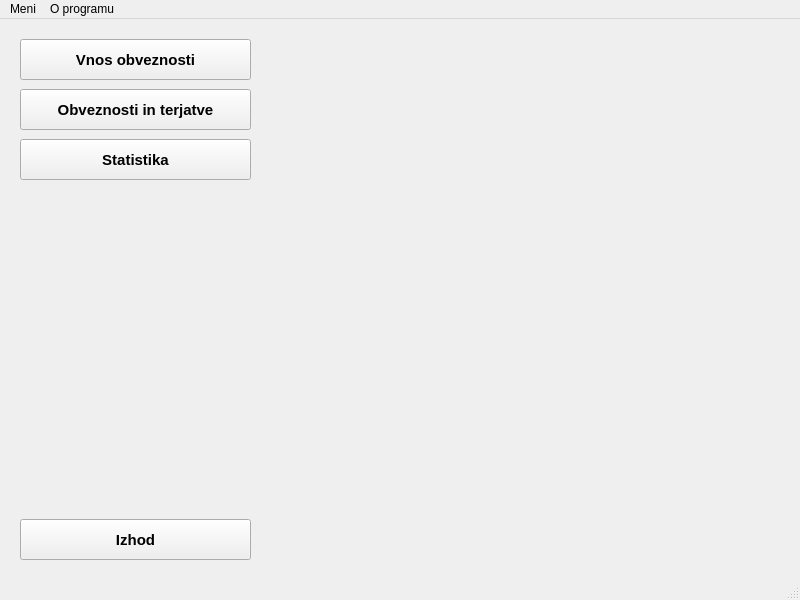
<?xml version="1.0" encoding="UTF-8"?>
<ui version="4.0">
 <class>BudgetMainWindow</class>
 <widget class="QMainWindow" name="BudgetMainWindow">
  <property name="geometry">
   <rect>
    <x>0</x>
    <y>0</y>
    <width>800</width>
    <height>600</height>
   </rect>
  </property>
  <property name="windowTitle">
   <string>BudgetMainWindow</string>
  </property>
  <widget class="QWidget" name="centralwidget">
   <widget class="QPushButton" name="pushButton_vnosObveznosti">
    <property name="geometry">
     <rect>
      <x>20</x>
      <y>20</y>
      <width>231</width>
      <height>41</height>
     </rect>
    </property>
    <property name="font">
     <font>
      <pointsize>11</pointsize>
      <weight>75</weight>
      <bold>true</bold>
     </font>
    </property>
    <property name="text">
     <string>Vnos obveznosti</string>
    </property>
   </widget>
   <widget class="QPushButton" name="pushButton_statistika">
    <property name="geometry">
     <rect>
      <x>20</x>
      <y>120</y>
      <width>231</width>
      <height>41</height>
     </rect>
    </property>
    <property name="font">
     <font>
      <pointsize>11</pointsize>
      <weight>75</weight>
      <bold>true</bold>
     </font>
    </property>
    <property name="text">
     <string>Statistika</string>
    </property>
   </widget>
   <widget class="QPushButton" name="pushButton_obveznostiInTerjatve">
    <property name="geometry">
     <rect>
      <x>20</x>
      <y>70</y>
      <width>231</width>
      <height>41</height>
     </rect>
    </property>
    <property name="font">
     <font>
      <pointsize>11</pointsize>
      <weight>75</weight>
      <bold>true</bold>
     </font>
    </property>
    <property name="text">
     <string>Obveznosti in terjatve</string>
    </property>
   </widget>
   <widget class="QPushButton" name="pushButton_izhod">
    <property name="geometry">
     <rect>
      <x>20</x>
      <y>500</y>
      <width>231</width>
      <height>41</height>
     </rect>
    </property>
    <property name="font">
     <font>
      <pointsize>11</pointsize>
      <weight>75</weight>
      <bold>true</bold>
     </font>
    </property>
    <property name="text">
     <string>Izhod</string>
    </property>
   </widget>
  </widget>
  <widget class="QMenuBar" name="menubar">
   <property name="geometry">
    <rect>
     <x>0</x>
     <y>0</y>
     <width>800</width>
     <height>20</height>
    </rect>
   </property>
   <widget class="QMenu" name="menuMeni">
    <property name="title">
     <string>Meni</string>
    </property>
    <addaction name="actionVnost_obveznosti"/>
    <addaction name="actionObveznosti_in_terjatve"/>
    <addaction name="actionStatistika"/>
    <addaction name="separator"/>
    <addaction name="actionIzhod"/>
   </widget>
   <widget class="QMenu" name="menuO_programu">
    <property name="title">
     <string>O programu</string>
    </property>
    <addaction name="actionO_programu"/>
   </widget>
   <addaction name="menuMeni"/>
   <addaction name="menuO_programu"/>
  </widget>
  <widget class="QStatusBar" name="statusbar"/>
  <action name="actionVnost_obveznosti">
   <property name="text">
    <string>Vnost obveznosti...</string>
   </property>
  </action>
  <action name="actionObveznosti_in_terjatve">
   <property name="text">
    <string>Obveznosti in terjatve...</string>
   </property>
  </action>
  <action name="actionStatistika">
   <property name="text">
    <string>Statistika...</string>
   </property>
  </action>
  <action name="actionIzhod">
   <property name="text">
    <string>Izhod</string>
   </property>
  </action>
  <action name="actionO_programu">
   <property name="text">
    <string>O programu...</string>
   </property>
  </action>
 </widget>
 <resources/>
 <connections/>
</ui>
